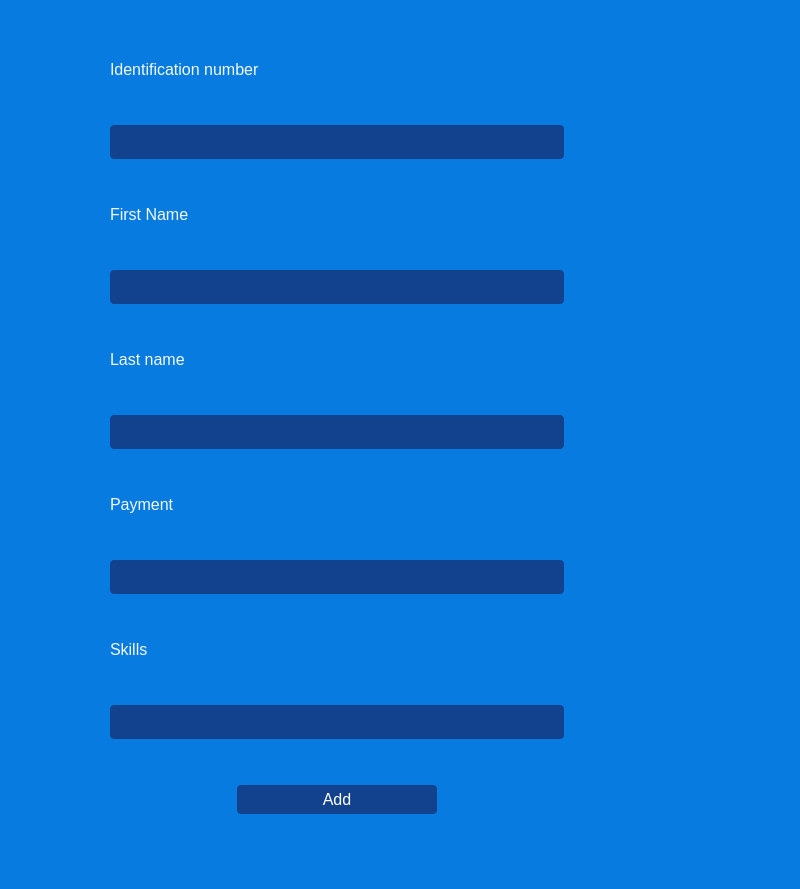
<?xml version="1.0" encoding="UTF-8"?>
<ui version="4.0">
 <class>MainWindow</class>
 <widget class="QMainWindow" name="MainWindow">
  <property name="geometry">
   <rect>
    <x>0</x>
    <y>0</y>
    <width>800</width>
    <height>889</height>
   </rect>
  </property>
  <property name="minimumSize">
   <size>
    <width>800</width>
    <height>889</height>
   </size>
  </property>
  <property name="maximumSize">
   <size>
    <width>800</width>
    <height>889</height>
   </size>
  </property>
  <property name="windowTitle">
   <string>Team Leaders</string>
  </property>
  <property name="styleSheet">
   <string notr="true">QWidget{
background-color: rgb(8, 123, 225);
}


QLabel{
color:rgb(243, 249, 254);
font-size:16px;
padding-bottom: 0px;
}

QLineEdit{
background-color: rgb(18, 65, 141);
border: none; 
border-radius: 4px; 
padding: 8px;
color:rgb(243, 249, 254);
font-size:14px;
}

QPushButton{
color:#fff;
border: 0px;
font-size: 16px;
padding: 5px;
background-color: rgb(18, 65, 141);
border-radius:4px;
}

QPushButton:hover{
background-color: rgb(47, 142, 228);
}</string>
  </property>
  <widget class="QWidget" name="centralwidget">
   <widget class="QWidget" name="widget" native="true">
    <property name="geometry">
     <rect>
      <x>110</x>
      <y>20</y>
      <width>454</width>
      <height>794</height>
     </rect>
    </property>
    <property name="styleSheet">
     <string notr="true"/>
    </property>
    <layout class="QVBoxLayout" name="verticalLayout">
     <item>
      <widget class="QLabel" name="IdLabel">
       <property name="text">
        <string>Identification number</string>
       </property>
      </widget>
     </item>
     <item>
      <widget class="QLineEdit" name="IdInput">
       <property name="styleSheet">
        <string notr="true"/>
       </property>
      </widget>
     </item>
     <item>
      <widget class="QLabel" name="FirstNameLabel">
       <property name="text">
        <string>First Name</string>
       </property>
      </widget>
     </item>
     <item>
      <widget class="QLineEdit" name="FirstNameInput">
       <property name="styleSheet">
        <string notr="true"/>
       </property>
      </widget>
     </item>
     <item>
      <widget class="QLabel" name="LastNameLabel">
       <property name="text">
        <string>Last name</string>
       </property>
      </widget>
     </item>
     <item>
      <widget class="QLineEdit" name="LastNameInput">
       <property name="styleSheet">
        <string notr="true"/>
       </property>
      </widget>
     </item>
     <item>
      <widget class="QLabel" name="PaymentLabel">
       <property name="text">
        <string>Payment</string>
       </property>
      </widget>
     </item>
     <item>
      <widget class="QLineEdit" name="PaymentInput">
       <property name="styleSheet">
        <string notr="true"/>
       </property>
      </widget>
     </item>
     <item>
      <widget class="QLabel" name="SkillsLabel">
       <property name="styleSheet">
        <string notr="true"/>
       </property>
       <property name="text">
        <string>Skills</string>
       </property>
      </widget>
     </item>
     <item>
      <widget class="QLineEdit" name="SkillsInput">
       <property name="styleSheet">
        <string notr="true"/>
       </property>
      </widget>
     </item>
     <item>
      <spacer name="verticalSpacer">
       <property name="orientation">
        <enum>Qt::Vertical</enum>
       </property>
       <property name="sizeType">
        <enum>QSizePolicy::Minimum</enum>
       </property>
       <property name="sizeHint" stdset="0">
        <size>
         <width>20</width>
         <height>40</height>
        </size>
       </property>
      </spacer>
     </item>
     <item>
      <layout class="QHBoxLayout" name="horizontalLayout">
       <item>
        <spacer name="horizontalSpacer_3">
         <property name="orientation">
          <enum>Qt::Horizontal</enum>
         </property>
         <property name="sizeHint" stdset="0">
          <size>
           <width>40</width>
           <height>20</height>
          </size>
         </property>
        </spacer>
       </item>
       <item>
        <widget class="QPushButton" name="add_Team_Leader_button">
         <property name="enabled">
          <bool>true</bool>
         </property>
         <property name="sizePolicy">
          <sizepolicy hsizetype="Minimum" vsizetype="Fixed">
           <horstretch>0</horstretch>
           <verstretch>0</verstretch>
          </sizepolicy>
         </property>
         <property name="minimumSize">
          <size>
           <width>200</width>
           <height>25</height>
          </size>
         </property>
         <property name="maximumSize">
          <size>
           <width>200</width>
           <height>16777215</height>
          </size>
         </property>
         <property name="cursor">
          <cursorShape>PointingHandCursor</cursorShape>
         </property>
         <property name="styleSheet">
          <string notr="true"/>
         </property>
         <property name="text">
          <string>Add</string>
         </property>
        </widget>
       </item>
       <item>
        <spacer name="horizontalSpacer_4">
         <property name="orientation">
          <enum>Qt::Horizontal</enum>
         </property>
         <property name="sizeHint" stdset="0">
          <size>
           <width>40</width>
           <height>20</height>
          </size>
         </property>
        </spacer>
       </item>
      </layout>
     </item>
    </layout>
   </widget>
  </widget>
 </widget>
 <resources/>
 <connections/>
</ui>
